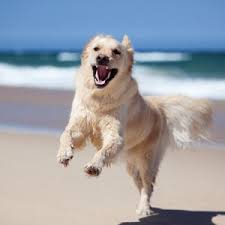
%> input picture test.jpg, 225 x 225 px
$ octave bitslicing.m   (GNU Octave 9; MATLAB toolbox functions it lacks are replaced by stand-ins)
%> lines starting %> are read from the running program, lines starting %| are printed output that depends on the picture; in (x1, y1, x2, y2) boxes, pixels count from 0 and x2, y2 are one past the last pixel; in counts of white or black regions, pixels touching at a corner belong together; the program's own positions count from 1
img = imread('test.jpg');
%> img is the input picture: size 225x225x3 uint8; mean R, G, B 158.8, 162.3, 170.2
% Convert to grayscale if the image is not already grayscale
if size(img, 3) == 3
    img = rgb2gray(img);
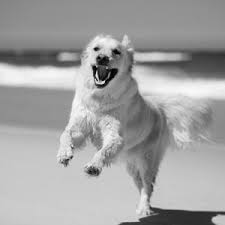
%> img: size 225x225 uint8; min 0, max 251, mean 162.2
end


% Initialize a figure for displaying the results
figure;
sgtitle('Bit Plane Slicing and Image Processing Results');

% Display the binary (black and white) version of the image
subplot(3, 4, 1);
imshow(img);
title('Grayscale Image');

% Perform bit-plane slicing
for i = 1:8
    % Extract the ith bit-plane
    bitPlane = bitget(img, i);

    % Display the bit-plane
    subplot(3, 4, i + 4); % Starting from the 5th position
    imshow(logical(bitPlane));
    title(['Bit Plane ', num2str(i)]);
end
%> this loop made 8 passes
%> pass 1, `bitPlane = bitget(img, i);`:
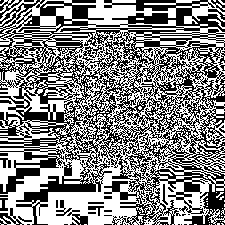
%> bitPlane: size 225x225 logical; 51.5% white; 114 black regions (96 under 20 px), largest, box (x1, y1, x2, y2) and area: (0, 0, 225, 225) 23148, (0, 208, 24, 225) 147, (67, 210, 88, 225) 142
%> pass 2, `bitPlane = bitget(img, i);`:
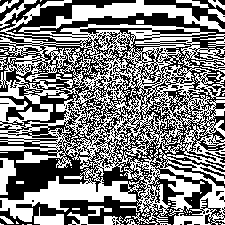
%> bitPlane: size 225x225 logical; 50.1% white; 96 black regions (83 under 20 px), largest, box (x1, y1, x2, y2) and area: (0, 0, 225, 225) 23552, (144, 0, 225, 29) 639, (0, 0, 64, 31) 301
%> pass 3, `bitPlane = bitget(img, i);`:
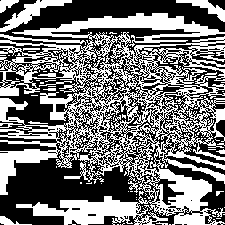
%> bitPlane: size 225x225 logical; 46.5% white; 103 white regions (89 under 20 px), largest, box (x1, y1, x2, y2) and area: (0, 13, 225, 225) 21664, (0, 0, 72, 32) 666, (176, 0, 225, 22) 339
%> after the loop:
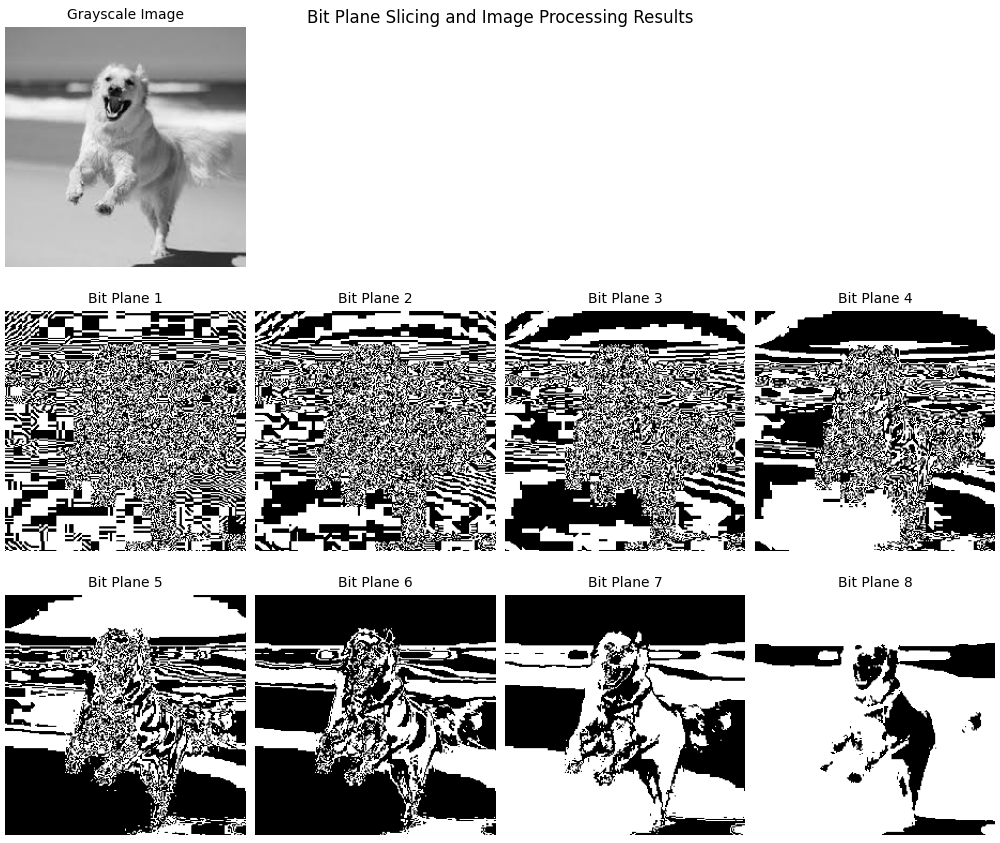
%> figure redrawn from the program's plot data, 9 panels

$ run again, with ok.jpg copied over test.jpg
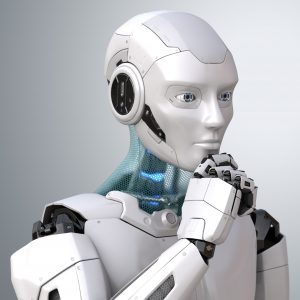
%> input picture ok.jpg, 300 x 300 px
%> img is the input picture: size 300x300x3 uint8; mean R, G, B 180.7, 182.8, 187.1
%> img: size 300x300 uint8
%> the loop `for i = 1:8` made 8 passes
%> pass 1, `bitPlane = bitget(img, i);`:
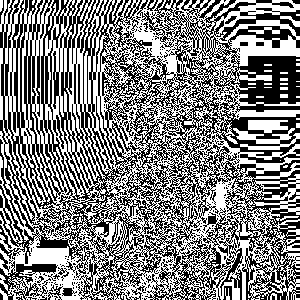
%> bitPlane: size 300x300 logical; 50.6% white; black in thin lines or dots
%> pass 3, `bitPlane = bitget(img, i);`:
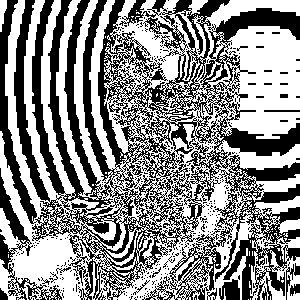
%> bitPlane: size 300x300 logical; 54.8% white; 338 black regions (319 under 20 px), largest, box (x1, y1, x2, y2) and area: (0, 0, 300, 300) 37242, (0, 168, 62, 300) 1458, (219, 279, 240, 300) 325
